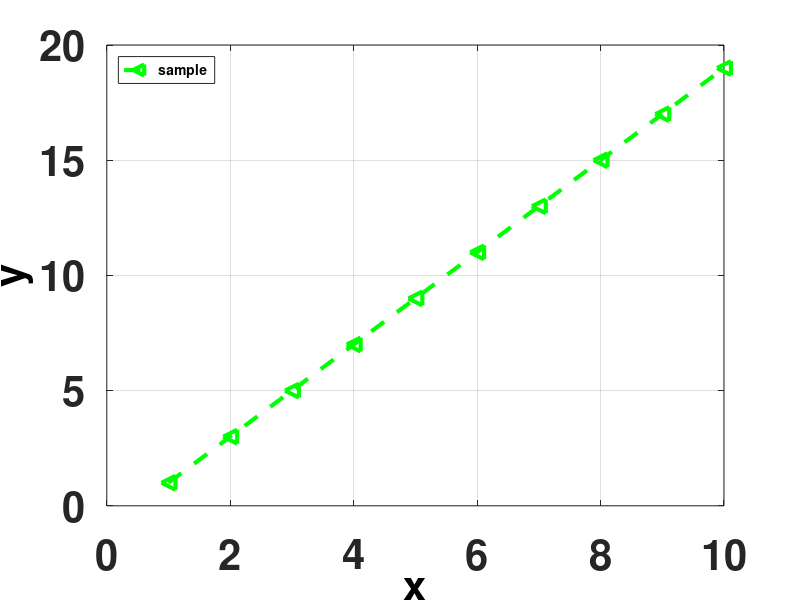

Write the MATLAB code that produced this figure.
%Build Figure
figure1 = figure;
set(figure1,'units','normalized','outerposition',[0 0 1 1]);

axes1 = axes('Parent',figure1);
box(axes1,'on');
hold(axes1,'all');
set(axes1,'FontSize',30,'FontWeight','bold');


%set x,y axis
x=[1:10]
y=[1:2:20]

%plot and set font, line type
p = plot(x(1,:),y(1,:));
set(p, 'Color', 'g', 'LineWidth', 3, 'linestyle','--');
set(p, 'Marker', '<', 'MarkerSize', 10);
    
    
    
  
%set x range and y range
axis([0 10 0 20])  

%set x tick and y tick
%set(axes1,'YTick',[0.2,0.4,0.6,0.8,1.0],'YTickLabel',{'20%','40%','60%','80%','100%'},'XGrid','on','YGrid','on');
%set(axes1,'XTick',[200,400,600,800,1000],'XTickLabel',{200,400,600,800,1000},'XGrid','on','YGrid','on');
 
%set grid on 
set(axes1,'XGrid','on','YGrid','on');
    
%set legend
legend(axes1,'show','Location','NorthWest','FontSize',10,'FontWeight','bold');
legend('sample');

%set x, y Label
set(get(axes1,'XLabel'),'String','x','FontSize',30,'FontWeight','bold');
set(get(axes1,'YLabel'),'String','y','FontSize',30,'FontWeight','bold');

%set title
%title('10000 Attackers, 1000 Proxies');
 